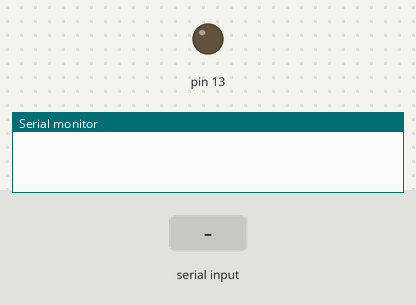
A sketch run on a simulated Arduino Uno, built with avr-gcc and run on an emulated ATmega328P. Parts: output pins drawn as LEDs (lit = HIGH), the last lines printed to the serial monitor. The inputs (shaded band) are chosen by the test bench.

Above: at 1.2 s.
1.3 s: "o" received over Serial
At 1.8 s:
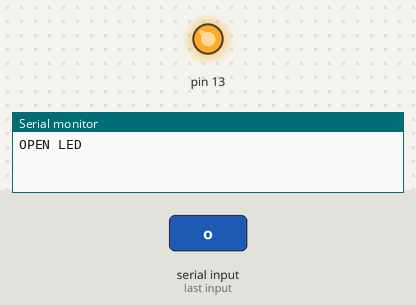
2.8 s: "c" received over Serial
At 4.2 s:
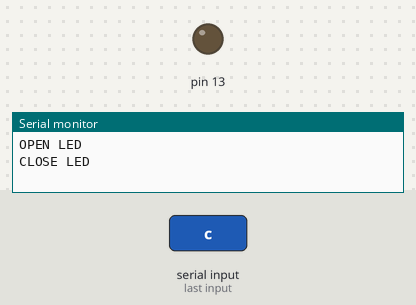
Timing chart, 0 to 5.8 s (numbered marks = the images above; inputs shaded):
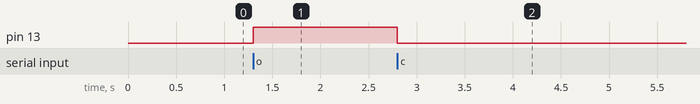

Measured:
- after the input at 1.3 s, pin 13: LOW → HIGH at once
- after the input at 2.8 s, pin 13: HIGH → LOW at once

The sketch:

test3.ino
```cpp
void setup()
{
  Serial.begin(9600);
  pinMode(13,OUTPUT);
  digitalWrite(13,LOW);
}

void loop()
{
  if(Serial.available())
  {
    char ch =Serial.read();
    if(ch == 'o')
    {
      Serial.println("OPEN LED");
      digitalWrite(13,HIGH);
    }
    else if(ch =='c')
    {
      Serial.println("CLOSE LED");
      digitalWrite(13,LOW);
    }
    else
    {
      int led = digitalRead(13);
      if (led == 1)
      {
      digitalWrite(13,!led);
      Serial.println("error CLOSE");
      }
      else
      {
         Serial.println("error");
      }

    }
  }

}
```
